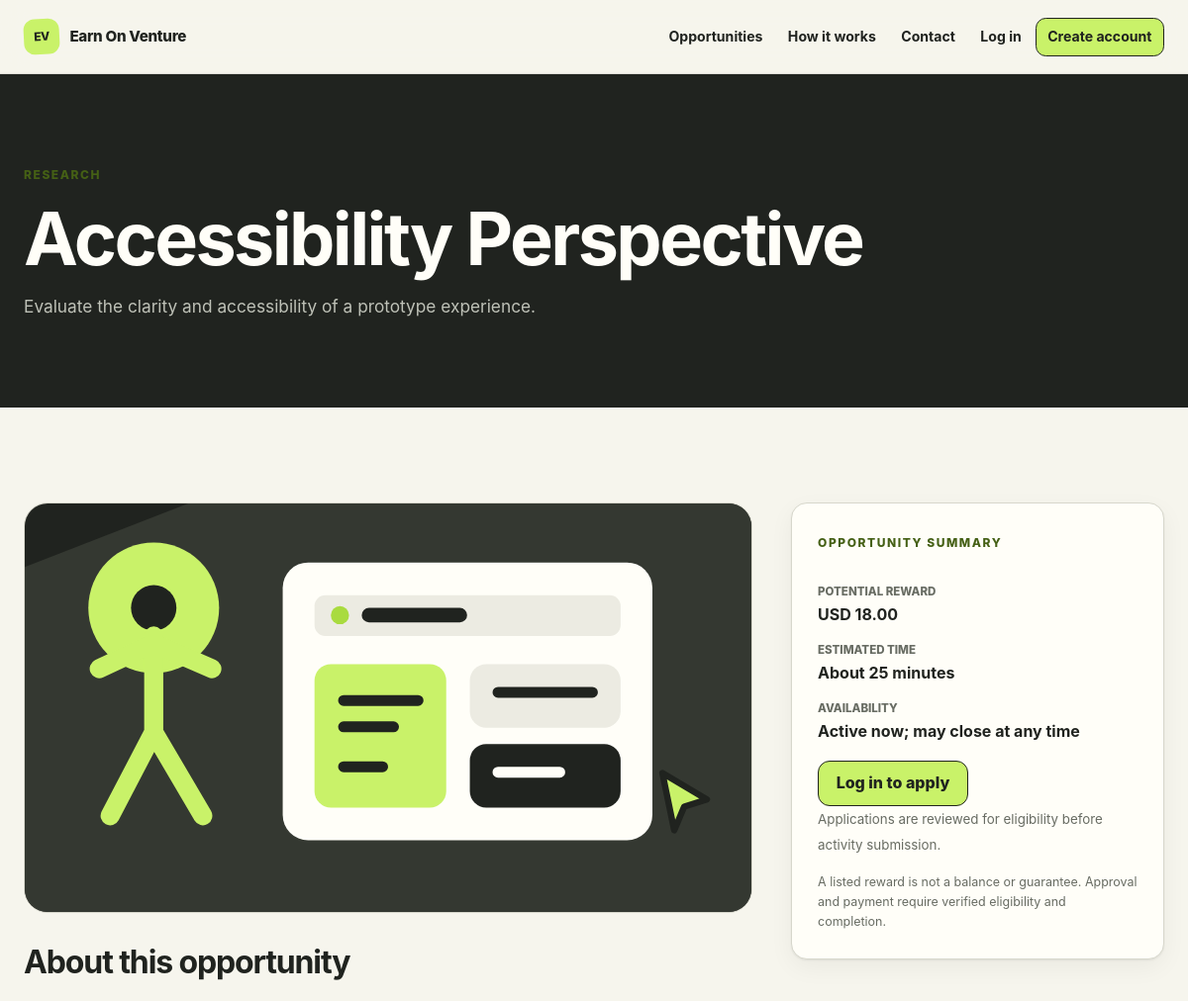
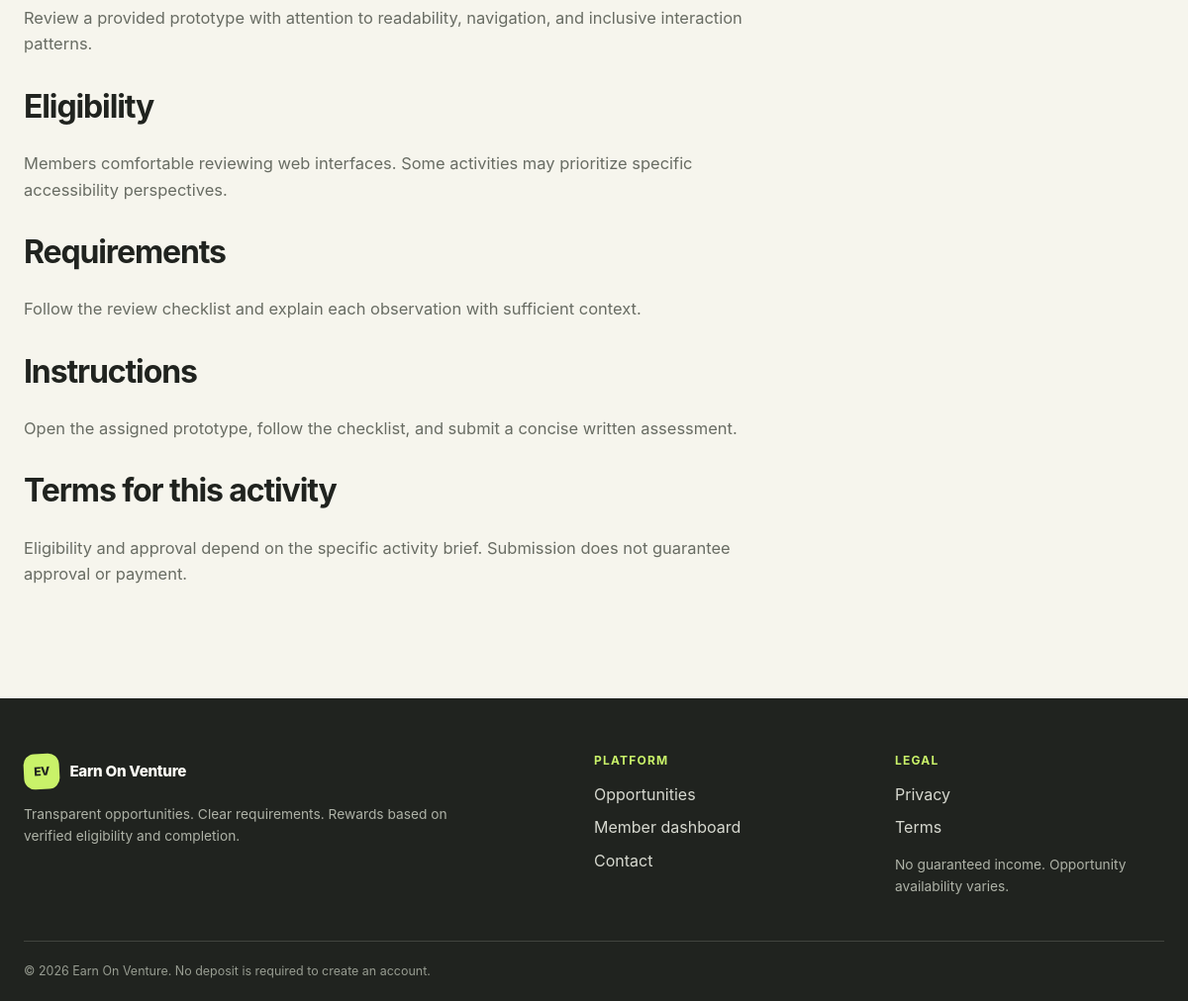
/opportunity.php?id=2, run on the app's committed database (2 pictures, top to bottom).
### tables this page shows
CREATE TABLE IF NOT EXISTS opportunities (
  id BIGINT UNSIGNED AUTO_INCREMENT PRIMARY KEY,
  title VARCHAR(180) NOT NULL,
  category VARCHAR(80) NOT NULL,
  short_description VARCHAR(300) NOT NULL,
  description TEXT NOT NULL,
  reward_amount DECIMAL(10,2) NOT NULL DEFAULT 0.00,
  currency CHAR(3) NOT NULL DEFAULT 'USD',
  eligibility TEXT NOT NULL,
  requirements TEXT NOT NULL,
  instructions TEXT NOT NULL,
  terms TEXT NOT NULL,
  estimated_minutes SMALLINT UNSIGNED NOT NULL,
  image_path VARCHAR(255) NULL,
  status ENUM('draft','active','inactive') NOT NULL DEFAULT 'draft',
  featured TINYINT(1) NOT NULL DEFAULT 0,
  created_by BIGINT UNSIGNED NULL,
  created_at TIMESTAMP NOT NULL DEFAULT CURRENT_TIMESTAMP,
  updated_at TIMESTAMP NOT NULL DEFAULT CURRENT_TIMESTAMP ON UPDATE CURRENT_TIMESTAMP,
  INDEX idx_opportunities_status_category (status, category),
  INDEX idx_opportunities_reward (reward_amount),
  CONSTRAINT fk_opportunity_creator FOREIGN KEY (created_by) REFERENCES users(id) ON DELETE SET NULL
);

### opportunity.php (the view, shortened to what this page needs)
<?php
require_once __DIR__ . '/functions.php';
$id = filter_input(INPUT_GET, 'id', FILTER_VALIDATE_INT);
    ?><section class="section"><div class="container narrow"><h1>Opportunity not found</h1><p>The requested opportunity is unavailable.</p><a class="btn" href="/opportunities.php">Browse opportunities</a></div></section><?php
$stmt = db()->prepare("SELECT * FROM opportunities WHERE id = ? AND status = 'active' LIMIT 1");
$stmt->execute([$id]);
$opportunity = $stmt->fetch();
    ?><?php
$user = current_user();
$application = null;
?>
<section class="page-hero"><div class="container"><p class="eyebrow"><?= e($opportunity['category']) ?></p><h1><?= e($opportunity['title']) ?></h1><p><?= e($opportunity['short_description']) ?></p></div></section>
<section class="section"><div class="container detail-grid">
  <article class="prose">
    <?php if ($opportunity['image_path']): ?><img class="detail-image" src="<?= e($opportunity['image_path']) ?>" alt="" loading="lazy"><?php endif; ?>
    <h2>About this opportunity</h2><p><?= nl2br(e($opportunity['description'])) ?></p>
    <h2>Eligibility</h2><p><?= nl2br(e($opportunity['eligibility'])) ?></p>
    <h2>Requirements</h2><p><?= nl2br(e($opportunity['requirements'])) ?></p>
    <h2>Instructions</h2><p><?= nl2br(e($opportunity['instructions'])) ?></p>
    <h2>Terms for this activity</h2><p><?= nl2br(e($opportunity['terms'])) ?></p>
  </article>
  <aside><div class="card sticky-card"><p class="eyebrow">Opportunity summary</p><dl><dt>Potential reward</dt><dd><?= e($opportunity['currency']) ?> <?= e(number_format((float) $opportunity['reward_amount'], 2)) ?></dd><dt>Estimated time</dt><dd>About <?= (int) $opportunity['estimated_minutes'] ?> minutes</dd><dt>Availability</dt><dd>Active now; may close at any time</dd></dl>
    <?php if ($application): ?><p>Your application: <?= status_badge($application['status']) ?></p><?php if ($application['status'] === 'approved'): ?><a class="btn" href="/submit-activity.php?application_id=<?= (int) $application['id'] ?>">Submit activity</a><?php else: ?><a class="btn btn-secondary" href="/dashboard.php">View dashboard</a><?php endif; ?>
    <?php elseif ($user): ?><form method="post"><?= csrf_field() ?><button class="btn" type="submit">Apply for this opportunity</button></form>
    <?php else: ?><a class="btn" href="/login.php">Log in to apply</a><p><small>Applications are reviewed for eligibility before activity submission.</small></p><?php endif; ?>
    <p class="fine-print">A listed reward is not a balance or guarantee. Approval and payment require verified eligibility and completion.</p>
  </div></aside>
</div></section>

### assets/css/style.css (style rules this page uses)
:root { --ink: #20231f; --ink-soft: #343831; --paper: #f6f5ed; --surface: #fffef8; --surface-muted: #ecebe2; --line: #d7d7cc; --lime: #c9f269; --lime-strong: #a9db3f; --lime-dark: #456015; --muted: #686c63; --danger: #b43c36; --danger-soft: #f9e2df; --warning: #a4640b; --warning-soft: #fff0ce; --success: #28754d; --success-soft: #dff3e7; --info: #2c617d; --info-soft: #deedf4; --shadow-sm: 0 1px 2px rgba(24, 27, 22, .07), 0 8px 24px rgba(24, 27, 22, .05); --shadow-lg: 0 24px 70px rgba(24, 27, 22, .13); --radius-sm: .65rem; --radius: 1rem; --radius-lg: 1.5rem; --container: 74rem; --ease: 180ms ease; }
*, *::before, *::after { box-sizing: border-box; }
html { scroll-behavior: smooth; }
body { margin: 0; color: var(--ink); background: var(--paper); font-family: Inter, ui-sans-serif, system-ui, -apple-system, BlinkMacSystemFont, "Segoe UI", sans-serif; font-size: 1rem; line-height: 1.6; text-rendering: optimizeLegibility; -webkit-font-smoothing: antialiased; }
img, svg { display: block; max-width: 100%; }
a { color: inherit; text-decoration-color: var(--lime-dark); text-underline-offset: .2em; }
h1, h2, h3, h4, p { margin-top: 0; }
h1, h2, h3, h4 { line-height: 1.12; letter-spacing: -.035em; }
h1 { font-size: clamp(2.3rem, 8vw, 5.4rem); }
h2 { font-size: clamp(1.75rem, 5vw, 3.15rem); }
p { color: var(--muted); }
.container { width: min(calc(100% - 2rem), var(--container)); margin-inline: auto; }
.section { padding-block: clamp(3.5rem, 8vw, 7rem); }
.section-kicker, .eyebrow { display: inline-flex; align-items: center; gap: .5rem; margin-bottom: .9rem; color: var(--lime-dark); font-size: .75rem; font-weight: 800; letter-spacing: .13em; text-transform: uppercase; }
.fine-print { color: var(--muted); font-size: .78rem; }
.prose { font-size: 1.03rem; }
.prose > * { max-width: 46rem; }
.prose h2 { margin-top: 2rem; font-size: clamp(1.45rem, 4vw, 2rem); }
.page-hero { padding-block: clamp(3rem, 8vw, 5.5rem); color: var(--surface); background: var(--ink); }
.page-hero h1 { margin-bottom: .8rem; font-size: clamp(2.35rem, 8vw, 4.6rem); }
.page-hero p:not(.eyebrow) { max-width: 44rem; margin-bottom: 0; color: #bec1b7; font-size: 1.08rem; }
.btn, button.btn, input[type="submit"] { min-height: 2.9rem; display: inline-flex; align-items: center; justify-content: center; gap: .5rem; padding: .72rem 1.1rem; border: 1px solid var(--ink); border-radius: .75rem; color: var(--ink); background: var(--lime); box-shadow: none; font-weight: 800; line-height: 1.2; text-decoration: none; transition: transform var(--ease), background var(--ease), box-shadow var(--ease); }
.card, .opportunity-card, .stat-card, .dashboard-card, .content-card { position: relative; padding: clamp(1.15rem, 3vw, 1.65rem); border: 1px solid var(--line); border-radius: var(--radius); background: var(--surface); box-shadow: var(--shadow-sm); }
.card, .opportunity-card { transition: transform var(--ease), border-color var(--ease), box-shadow var(--ease); }
.card > :last-child, .content-card > :last-child, .dashboard-card > :last-child { margin-bottom: 0; }
.detail-grid { display: grid; gap: 1.25rem; }
.detail-image { width: 100%; margin-bottom: 2rem; border: 1px solid var(--line); border-radius: var(--radius-lg); background: var(--surface-muted); }
.sticky-card dl { display: grid; gap: .85rem; }
.sticky-card dt { color: var(--muted); font-size: .72rem; font-weight: 800; text-transform: uppercase; }
.sticky-card dd { margin: -.75rem 0 0; font-weight: 750; }
@media (min-width: 42rem) { .container { width: min(calc(100% - 3rem), var(--container)); } }
@media (min-width: 42rem) { .detail-grid { grid-template-columns: minmax(0, 2fr) minmax(15rem, 1fr); } }
@media (min-width: 52rem) { .sticky-card { position: sticky; top: 6rem; } }

### data on the page
opportunities: category "RESEARCH", title "Accessibility Perspective", short_description "Evaluate the clarity and accessibility of a prototype experience.", image_path (picture), description "Review a provided prototype with attention to readability, navigation, and inclusive interaction patterns.", eligibility "Members comfortable reviewing web interfaces. Some activities may prioritize specific accessibility perspectives.", requirements "Follow the review checklist and explain each observation with sufficient context.", instructions "Open the assigned prototype, follow the checklist, and submit a concise written assessment.", terms "Eligibility and approval depend on the specific activity brief. Submission does not guarantee approval or payment.", currency "USD", reward_amount "18.00", estimated_minutes "25"
